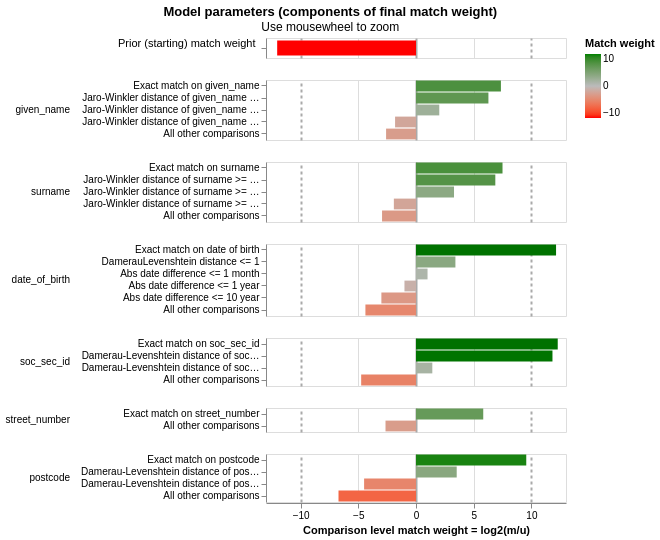

Notebook code cell kept with this figure:
### Code cell
linker_detailed.visualisations.match_weights_chart()

### Figure 1 — Vega-Lite specification as saved in the notebook (floating-point values rounded to 4 significant figures)
{"config": {"view": {"continuousWidth": 300, "continuousHeight": 300, "discreteHeight": 60, "discreteWidth": 400}, "header": {"title": null}, "mark": {"tooltip": null}, "title": {"anchor": "middle"}}, "vconcat": [{"mark": {"type": "bar", "clip": true, "height": 15}, "encoding": {"color": {"field": "log2_bayes_factor", "scale": {"domain": [-10, 0, 10], "interpolate": "lab", "range": ["red", "#bbbbbb", "green"]}, "title": "Match weight", "type": "quantitative"}, "tooltip": [{"field": "comparison_name", "title": "Comparison name", "type": "nominal"}, {"field": "probability_two_random_records_match", "format": ".4f", "title": "Probability two random records match", "type": "nominal"}, {"field": "log2_bayes_factor", "format": ",.4f", "title": "Equivalent match weight", "type": "quantitative"}, {"field": "bayes_factor_description", "title": "Match weight description", "type": "nominal"}], "x": {"axis": {"domain": false, "gridColor": {"condition": {"test": "abs(datum.value / 10)  <= 1 & datum.value % 10 === 0", "value": "#aaa"}, "value": "#ddd"}, "gridDash": {"condition": {"test": "abs(datum.value / 10) == 1", "value": [3]}, "value": null}, "gridWidth": {"condition": {"test": "abs(datum.value / 10)  <= 1 & datum.value % 10 === 0", "value": 2}, "value": 1}, "labels": false, "ticks": false, "title": ""}, "field": "log2_bayes_factor", "scale": {"domain": [-13, 13]}, "type": "quantitative"}, "y": {"axis": {"title": "Prior (starting) match weight", "titleAlign": "right", "titleAngle": 0, "titleFontWeight": "normal"}, "field": "label_for_charts", "sort": {"field": "comparison_vector_value", "order": "descending"}, "type": "nominal"}}, "height": 20, "transform": [{"filter": "(datum.comparison_name == 'probability_two_random_records_match')"}]}, {"mark": {"type": "bar", "clip": true}, "encoding": {"color": {"field": "log2_bayes_factor", "scale": {"domain": [-10, 0, 10], "interpolate": "lab", "range": ["red", "#bbbbbb", "green"]}, "title": "Match weight", "type": "quantitative"}, "row": {"field": "comparison_name", "header": {"labelAlign": "left", "labelAnchor": "middle", "labelAngle": 0}, "sort": {"field": "comparison_sort_order"}, "type": "nominal"}, "tooltip": [{"field": "comparison_name", "title": "Comparison name", "type": "nominal"}, {"field": "label_for_charts", "title": "Label", "type": "ordinal"}, {"field": "sql_condition", "title": "SQL condition", "type": "nominal"}, {"field": "m_probability", "format": ".10~g", "title": "M probability", "type": "quantitative"}, {"field": "u_probability", "format": ".10~g", "title": "U probability", "type": "quantitative"}, {"field": "bayes_factor", "format": ",.6f", "title": "Bayes factor = m/u", "type": "quantitative"}, {"field": "log2_bayes_factor", "format": ".4~g", "title": "Match weight = log2(m/u)", "type": "quantitative"}, {"field": "bayes_factor_description", "title": "Match weight description", "type": "nominal"}, {"field": "m_probability_description", "title": "m probability description", "type": "nominal"}, {"field": "u_probability_description", "title": "u probability description", "type": "nominal"}], "x": {"axis": {"gridColor": {"condition": {"test": "abs(datum.value / 10)  <= 1 & datum.value % 10 === 0", "value": "#aaa"}, "value": "#ddd"}, "gridDash": {"condition": {"test": "abs(datum.value / 10) == 1", "value": [3]}, "value": null}, "gridWidth": {"condition": {"test": "abs(datum.value / 10)  <= 1 & datum.value % 10 === 0", "value": 2}, "value": 1}, "title": "Comparison level match weight = log2(m/u)"}, "field": "log2_bayes_factor", "scale": {"domain": [-13, 13]}, "type": "quantitative"}, "y": {"axis": {"title": null}, "field": "label_for_charts", "sort": {"field": "comparison_vector_value", "order": "descending"}, "type": "nominal"}}, "height": {"step": 12}, "resolve": {"axis": {"y": "independent"}, "scale": {"y": "independent"}}, "transform": [{"filter": "(datum.comparison_name != 'probability_two_random_records_match')"}]}], "data": {"name": "data-fe41b0c6cc5f246b7d91ba3e5f559117"}, "params": [{"name": "mouse_zoom", "select": {"type": "interval", "encodings": ["x"]}, "bind": "scales", "views": []}], "resolve": {"axis": {"y": "independent"}, "scale": {"y": "independent"}}, "title": {"text": "Model parameters (components of final match weight)", "subtitle": "Use mousewheel to zoom"}, "$schema": "https://vega.github.io/schema/vega-lite/v5.9.3.json", "datasets": {"data-fe41b0c6cc5f246b7d91ba3e5f559117": [{"comparison_name": "probability_two_random_records_match", "sql_condition": null, "label_for_charts": "", "m_probability": null, "u_probability": null, "m_probability_description": null, "u_probability_description": null, "has_tf_adjustments": false, "tf_adjustment_column": null, "tf_adjustment_weight": null, "is_null_level": false, "bayes_factor": 0.000239, "log2_bayes_factor": -12.03, "comparison_vector_value": 0, "max_comparison_vector_value": 0, "bayes_factor_description": "The probability that two random records drawn at random match is 0.000 or one in  4,185.9 records.This is equivalent to a starting match weight of -12.031.", "probability_two_random_records_match": 0.0002389, "comparison_sort_order": -1}, {"comparison_name": "given_name", "sql_condition": "\"given_name_l\" = \"given_name_r\"", "label_for_charts": "Exact match on given_name", "m_probability": 0.6762, "u_probability": 0.004117, "m_probability_description": "Amongst matching record comparisons, 67.62% of records (i.e. one in 1.479) are in the exact match on given_name comparison level", "u_probability_description": "Amongst non-matching record comparisons, 0.4117% of records (i.e. one in 243) are in the exact match on given_name comparison level", "has_tf_adjustments": true, "tf_adjustment_column": "given_name", "tf_adjustment_weight": 1.0, "is_null_level": false, "bayes_factor": 164.2, "log2_bayes_factor": 7.36, "comparison_vector_value": 4, "max_comparison_vector_value": 4, "bayes_factor_description": "If comparison level is `exact match on given_name` then comparison is 164 times more likely to be a match", "probability_two_random_records_match": 0.0002389, "comparison_sort_order": 0}, {"comparison_name": "given_name", "sql_condition": "jaro_winkler_similarity(\"given_name_l\", \"given_name_r\") >= 0.92", "label_for_charts": "Jaro-Winkler distance of given_name >= 0.92", "m_probability": 0.1348, "u_probability": 0.001739, "m_probability_description": "Amongst matching record comparisons, 13.48% of records (i.e. one in 7.421) are in the jaro-winkler distance of given_name >= 0.92 comparison level", "u_probability_description": "Amongst non-matching record comparisons, 0.1739% of records (i.e. one in 575) are in the jaro-winkler distance of given_name >= 0.92 comparison level", "has_tf_adjustments": false, "tf_adjustment_column": null, "tf_adjustment_weight": 1.0, "is_null_level": false, "bayes_factor": 77.51, "log2_bayes_factor": 6.276, "comparison_vector_value": 3, "max_comparison_vector_value": 4, "bayes_factor_description": "If comparison level is `jaro-winkler distance of given_name >= 0.92` then comparison is 77.51 times more likely to be a match", "probability_two_random_records_match": 0.0002389, "comparison_sort_order": 0}, {"comparison_name": "given_name", "sql_condition": "jaro_winkler_similarity(\"given_name_l\", \"given_name_r\") >= 0.88", "label_for_charts": "Jaro-Winkler distance of given_name >= 0.88", "m_probability": 0.008668, "u_probability": 0.002141, "m_probability_description": "Amongst matching record comparisons, 0.8668% of records (i.e. one in 115) are in the jaro-winkler distance of given_name >= 0.88 comparison level", "u_probability_description": "Amongst non-matching record comparisons, 0.2141% of records (i.e. one in 467) are in the jaro-winkler distance of given_name >= 0.88 comparison level", "has_tf_adjustments": false, "tf_adjustment_column": null, "tf_adjustment_weight": 1.0, "is_null_level": false, "bayes_factor": 4.049, "log2_bayes_factor": 2.017, "comparison_vector_value": 2, "max_comparison_vector_value": 4, "bayes_factor_description": "If comparison level is `jaro-winkler distance of given_name >= 0.88` then comparison is 4.049 times more likely to be a match", "probability_two_random_records_match": 0.0002389, "comparison_sort_order": 0}, {"comparison_name": "given_name", "sql_condition": "jaro_winkler_similarity(\"given_name_l\", \"given_name_r\") >= 0.7", "label_for_charts": "Jaro-Winkler distance of given_name >= 0.7", "m_probability": 0.03822, "u_probability": 0.1344, "m_probability_description": "Amongst matching record comparisons, 3.822% of records (i.e. one in 26.17) are in the jaro-winkler distance of given_name >= 0.7 comparison level", "u_probability_description": "Amongst non-matching record comparisons, 13.44% of records (i.e. one in 7.443) are in the jaro-winkler distance of given_name >= 0.7 comparison level", "has_tf_adjustments": false, "tf_adjustment_column": null, "tf_adjustment_weight": 1.0, "is_null_level": false, "bayes_factor": 0.2844, "log2_bayes_factor": -1.814, "comparison_vector_value": 1, "max_comparison_vector_value": 4, "bayes_factor_description": "If comparison level is `jaro-winkler distance of given_name >= 0.7` then comparison is 3.516 times less likely to be a match", "probability_two_random_records_match": 0.0002389, "comparison_sort_order": 0}, {"comparison_name": "given_name", "sql_condition": "ELSE", "label_for_charts": "All other comparisons", "m_probability": 0.1422, "u_probability": 0.8576, "m_probability_description": "Amongst matching record comparisons, 14.22% of records (i.e. one in 7.033) are in the all other comparisons comparison level", "u_probability_description": "Amongst non-matching record comparisons, 85.76% of records (i.e. one in 1.166) are in the all other comparisons comparison level", "has_tf_adjustments": false, "tf_adjustment_column": null, "tf_adjustment_weight": 1.0, "is_null_level": false, "bayes_factor": 0.1658, "log2_bayes_factor": -2.593, "comparison_vector_value": 0, "max_comparison_vector_value": 4, "bayes_factor_description": "If comparison level is `all other comparisons` then comparison is 6.032 times less likely to be a match", "probability_two_random_records_match": 0.0002389, "comparison_sort_order": 0}, {"comparison_name": "surname", "sql_condition": "\"surname_l\" = \"surname_r\"", "label_for_charts": "Exact match on surname", "m_probability": 0.6722, "u_probability": 0.003719, "m_probability_description": "Amongst matching record comparisons, 67.22% of records (i.e. one in 1.488) are in the exact match on surname comparison level", "u_probability_description": "Amongst non-matching record comparisons, 0.3719% of records (i.e. one in 269) are in the exact match on surname comparison level", "has_tf_adjustments": true, "tf_adjustment_column": "surname", "tf_adjustment_weight": 1.0, "is_null_level": false, "bayes_factor": 180.8, "log2_bayes_factor": 7.498, "comparison_vector_value": 4, "max_comparison_vector_value": 4, "bayes_factor_description": "If comparison level is `exact match on surname` then comparison is 181 times more likely to be a match", "probability_two_random_records_match": 0.0002389, "comparison_sort_order": 1}, {"comparison_name": "surname", "sql_condition": "jaro_winkler_similarity(\"surname_l\", \"surname_r\") >= 0.92", "label_for_charts": "Jaro-Winkler distance of surname >= 0.92", "m_probability": 0.1818, "u_probability": 0.00155, "m_probability_description": "Amongst matching record comparisons, 18.18% of records (i.e. one in 5.499) are in the jaro-winkler distance of surname >= 0.92 comparison level", "u_probability_description": "Amongst non-matching record comparisons, 0.155% of records (i.e. one in 645) are in the jaro-winkler distance of surname >= 0.92 comparison level", "has_tf_adjustments": false, "tf_adjustment_column": null, "tf_adjustment_weight": 1.0, "is_null_level": false, "bayes_factor": 117.3, "log2_bayes_factor": 6.875, "comparison_vector_value": 3, "max_comparison_vector_value": 4, "bayes_factor_description": "If comparison level is `jaro-winkler distance of surname >= 0.92` then comparison is 117 times more likely to be a match", "probability_two_random_records_match": 0.0002389, "comparison_sort_order": 1}, {"comparison_name": "surname", "sql_condition": "jaro_winkler_similarity(\"surname_l\", \"surname_r\") >= 0.88", "label_for_charts": "Jaro-Winkler distance of surname >= 0.88", "m_probability": 0.006865, "u_probability": 0.0006998, "m_probability_description": "Amongst matching record comparisons, 0.6865% of records (i.e. one in 146) are in the jaro-winkler distance of surname >= 0.88 comparison level", "u_probability_description": "Amongst non-matching record comparisons, 0.06998% of records (i.e. one in 1,429) are in the jaro-winkler distance of surname >= 0.88 comparison level", "has_tf_adjustments": false, "tf_adjustment_column": null, "tf_adjustment_weight": 1.0, "is_null_level": false, "bayes_factor": 9.81, "log2_bayes_factor": 3.294, "comparison_vector_value": 2, "max_comparison_vector_value": 4, "bayes_factor_description": "If comparison level is `jaro-winkler distance of surname >= 0.88` then comparison is 9.81 times more likely to be a match", "probability_two_random_records_match": 0.0002389, "comparison_sort_order": 1}, {"comparison_name": "surname", "sql_condition": "jaro_winkler_similarity(\"surname_l\", \"surname_r\") >= 0.7", "label_for_charts": "Jaro-Winkler distance of surname >= 0.7", "m_probability": 0.01915, "u_probability": 0.07246, "m_probability_description": "Amongst matching record comparisons, 1.915% of records (i.e. one in 52.22) are in the jaro-winkler distance of surname >= 0.7 comparison level", "u_probability_description": "Amongst non-matching record comparisons, 7.246% of records (i.e. one in 13.8) are in the jaro-winkler distance of surname >= 0.7 comparison level", "has_tf_adjustments": false, "tf_adjustment_column": null, "tf_adjustment_weight": 1.0, "is_null_level": false, "bayes_factor": 0.2643, "log2_bayes_factor": -1.92, "comparison_vector_value": 1, "max_comparison_vector_value": 4, "bayes_factor_description": "If comparison level is `jaro-winkler distance of surname >= 0.7` then comparison is 3.784 times less likely to be a match", "probability_two_random_records_match": 0.0002389, "comparison_sort_order": 1}, {"comparison_name": "surname", "sql_condition": "ELSE", "label_for_charts": "All other comparisons", "m_probability": 0.1199, "u_probability": 0.9216, "m_probability_description": "Amongst matching record comparisons, 11.99% of records (i.e. one in 8.339) are in the all other comparisons comparison level", "u_probability_description": "Amongst non-matching record comparisons, 92.16% of records (i.e. one in 1.085) are in the all other comparisons comparison level", "has_tf_adjustments": false, "tf_adjustment_column": null, "tf_adjustment_weight": 1.0, "is_null_level": false, "bayes_factor": 0.1301, "log2_bayes_factor": -2.942, "comparison_vector_value": 0, "max_comparison_vector_value": 4, "bayes_factor_description": "If comparison level is `all other comparisons` then comparison is 7.685 times less likely to be a match", "probability_two_random_records_match": 0.0002389, "comparison_sort_order": 1}, {"comparison_name": "date_of_birth", "sql_condition": "\"date_of_birth_l\" = \"date_of_birth_r\"", "label_for_charts": "Exact match on date of birth", "m_probability": 0.9414, "u_probability": 0.0002088, "m_probability_description": "Amongst matching record comparisons, 94.14% of records (i.e. one in 1.062) are in the exact match on date of birth comparison level", "u_probability_description": "Amongst non-matching record comparisons, 0.02088% of records (i.e. one in 4,789) are in the exact match on date of birth comparison level", "has_tf_adjustments": false, "tf_adjustment_column": null, "tf_adjustment_weight": 1.0, "is_null_level": false, "bayes_factor": 4508.0, "log2_bayes_factor": 12.14, "comparison_vector_value": 5, "max_comparison_vector_value": 5, "bayes_factor_description": "If comparison level is `exact match on date of birth` then comparison is 4,508 times more likely to be a match", "probability_two_random_records_match": 0.0002389, "comparison_sort_order": 2}, {"comparison_name": "date_of_birth", "sql_condition": "damerau_levenshtein(\"date_of_birth_l\", \"date_of_birth_r\") <= 1", "label_for_charts": "DamerauLevenshtein distance <= 1", "m_probability": 0.01078, "u_probability": 0.001011, "m_probability_description": "Amongst matching record comparisons, 1.078% of records (i.e. one in 92.74) are in the dameraulevenshtein distance <= 1 comparison level", "u_probability_description": "Amongst non-matching record comparisons, 0.1011% of records (i.e. one in 989) are in the dameraulevenshtein distance <= 1 comparison level", "has_tf_adjustments": false, "tf_adjustment_column": null, "tf_adjustment_weight": 1.0, "is_null_level": false, "bayes_factor": 10.67, "log2_bayes_factor": 3.415, "comparison_vector_value": 4, "max_comparison_vector_value": 5, "bayes_factor_description": "If comparison level is `dameraulevenshtein distance <= 1` then comparison is 10.67 times more likely to be a match", "probability_two_random_records_match": 0.0002389, "comparison_sort_order": 2}, {"comparison_name": "date_of_birth", "sql_condition": "ABS(EPOCH(try_strptime(\"date_of_birth_l\", '%Y-%m-%d')) - EPOCH(try_strptime(\"date_of_birth_r\", '%Y-%m-%d'))) <= 2629800.0", "label_for_charts": "Abs date difference <= 1 month", "m_probability": 0.01, "u_probability": 0.005, "m_probability_description": "Amongst matching record comparisons, 1% of records (i.e. one in 100) are in the abs date difference <= 1 month comparison level", "u_probability_description": "Amongst non-matching record comparisons, 0.5% of records (i.e. one in 200) are in the abs date difference <= 1 month comparison level", "has_tf_adjustments": false, "tf_adjustment_column": null, "tf_adjustment_weight": 1.0, "is_null_level": false, "bayes_factor": 2.0, "log2_bayes_factor": 1.0, "comparison_vector_value": 3, "max_comparison_vector_value": 5, "bayes_factor_description": "If comparison level is `abs date difference <= 1 month` then comparison is 2 times more likely to be a match", "probability_two_random_records_match": 0.0002389, "comparison_sort_order": 2}, {"comparison_name": "date_of_birth", "sql_condition": "ABS(EPOCH(try_strptime(\"date_of_birth_l\", '%Y-%m-%d')) - EPOCH(try_strptime(\"date_of_birth_r\", '%Y-%m-%d'))) <= 31557600.0", "label_for_charts": "Abs date difference <= 1 year", "m_probability": 0.01, "u_probability": 0.02, "m_probability_description": "Amongst matching record comparisons, 1% of records (i.e. one in 100) are in the abs date difference <= 1 year comparison level", "u_probability_description": "Amongst non-matching record comparisons, 2% of records (i.e. one in 50) are in the abs date difference <= 1 year comparison level", "has_tf_adjustments": false, "tf_adjustment_column": null, "tf_adjustment_weight": 1.0, "is_null_level": false, "bayes_factor": 0.5, "log2_bayes_factor": -1.0, "comparison_vector_value": 2, "max_comparison_vector_value": 5, "bayes_factor_description": "If comparison level is `abs date difference <= 1 year` then comparison is 2 times less likely to be a match", "probability_two_random_records_match": 0.0002389, "comparison_sort_order": 2}, {"comparison_name": "date_of_birth", "sql_condition": "ABS(EPOCH(try_strptime(\"date_of_birth_l\", '%Y-%m-%d')) - EPOCH(try_strptime(\"date_of_birth_r\", '%Y-%m-%d'))) <= 315576000.0", "label_for_charts": "Abs date difference <= 10 year", "m_probability": 0.01, "u_probability": 0.08, "m_probability_description": "Amongst matching record comparisons, 1% of records (i.e. one in 100) are in the abs date difference <= 10 year comparison level", "u_probability_description": "Amongst non-matching record comparisons, 8% of records (i.e. one in 12.5) are in the abs date difference <= 10 year comparison level", "has_tf_adjustments": false, "tf_adjustment_column": null, "tf_adjustment_weight": 1.0, "is_null_level": false, "bayes_factor": 0.125, "log2_bayes_factor": -3.0, "comparison_vector_value": 1, "max_comparison_vector_value": 5, "bayes_factor_description": "If comparison level is `abs date difference <= 10 year` then comparison is 8 times less likely to be a match", "probability_two_random_records_match": 0.0002389, "comparison_sort_order": 2}, {"comparison_name": "date_of_birth", "sql_condition": "ELSE", "label_for_charts": "All other comparisons", "m_probability": 0.04784, "u_probability": 0.9988, "m_probability_description": "Amongst matching record comparisons, 4.784% of records (i.e. one in 20.9) are in the all other comparisons comparison level", "u_probability_description": "Amongst non-matching record comparisons, 99.88% of records (i.e. one in 1.001) are in the all other comparisons comparison level", "has_tf_adjustments": false, "tf_adjustment_column": null, "tf_adjustment_weight": 1.0, "is_null_level": false, "bayes_factor": 0.0479, "log2_bayes_factor": -4.384, "comparison_vector_value": 0, "max_comparison_vector_value": 5, "bayes_factor_description": "If comparison level is `all other comparisons` then comparison is 20.88 times less likely to be a match", "probability_two_random_records_match": 0.0002389, "comparison_sort_order": 2}, {"comparison_name": "soc_sec_id", "sql_condition": "\"soc_sec_id_l\" = \"soc_sec_id_r\"", "label_for_charts": "Exact match on soc_sec_id", "m_probability": 0.9118, "u_probability": 0.0001829, "m_probability_description": "Amongst matching record comparisons, 91.18% of records (i.e. one in 1.097) are in the exact match on soc_sec_id comparison level", "u_probability_description": "Amongst non-matching record comparisons, 0.01829% of records (i.e. one in 5,467) are in the exact match on soc_sec_id comparison level", "has_tf_adjustments": false, "tf_adjustment_column": null, "tf_adjustment_weight": 1.0, "is_null_level": false, "bayes_factor": 4985.0, "log2_bayes_factor": 12.28, "comparison_vector_value": 3, "max_comparison_vector_value": 3, "bayes_factor_description": "If comparison level is `exact match on soc_sec_id` then comparison is 4,985 times more likely to be a match", "probability_two_random_records_match": 0.0002389, "comparison_sort_order": 3}, {"comparison_name": "soc_sec_id", "sql_condition": "damerau_levenshtein(\"soc_sec_id_l\", \"soc_sec_id_r\") <= 1", "label_for_charts": "Damerau-Levenshtein distance of soc_sec_id <= 1", "m_probability": 0.05057, "u_probability": 1.392e-05, "m_probability_description": "Amongst matching record comparisons, 5.057% of records (i.e. one in 19.78) are in the damerau-levenshtein distance of soc_sec_id <= 1 comparison level", "u_probability_description": "Amongst non-matching record comparisons, 0.001392% of records (i.e. one in 71,858) are in the damerau-levenshtein distance of soc_sec_id <= 1 comparison level", "has_tf_adjustments": false, "tf_adjustment_column": null, "tf_adjustment_weight": 1.0, "is_null_level": false, "bayes_factor": 3634.0, "log2_bayes_factor": 11.83, "comparison_vector_value": 2, "max_comparison_vector_value": 3, "bayes_factor_description": "If comparison level is `damerau-levenshtein distance of soc_sec_id <= 1` then comparison is 3,634 times more likely to be a match", "probability_two_random_records_match": 0.0002389, "comparison_sort_order": 3}, {"comparison_name": "soc_sec_id", "sql_condition": "damerau_levenshtein(\"soc_sec_id_l\", \"soc_sec_id_r\") <= 2", "label_for_charts": "Damerau-Levenshtein distance of soc_sec_id <= 2", "m_probability": 0.0005671, "u_probability": 0.0002127, "m_probability_description": "Amongst matching record comparisons, 0.05671% of records (i.e. one in 1,763) are in the damerau-levenshtein distance of soc_sec_id <= 2 comparison level", "u_probability_description": "Amongst non-matching record comparisons, 0.02127% of records (i.e. one in 4,701) are in the damerau-levenshtein distance of soc_sec_id <= 2 comparison level", "has_tf_adjustments": false, "tf_adjustment_column": null, "tf_adjustment_weight": 1.0, "is_null_level": false, "bayes_factor": 2.666, "log2_bayes_factor": 1.415, "comparison_vector_value": 1, "max_comparison_vector_value": 3, "bayes_factor_description": "If comparison level is `damerau-levenshtein distance of soc_sec_id <= 2` then comparison is 2.666 times more likely to be a match", "probability_two_random_records_match": 0.0002389, "comparison_sort_order": 3}, {"comparison_name": "soc_sec_id", "sql_condition": "ELSE", "label_for_charts": "All other comparisons", "m_probability": 0.0371, "u_probability": 0.9996, "m_probability_description": "Amongst matching record comparisons, 3.71% of records (i.e. one in 26.95) are in the all other comparisons comparison level", "u_probability_description": "Amongst non-matching record comparisons, 99.96% of records (i.e. one in 1) are in the all other comparisons comparison level", "has_tf_adjustments": false, "tf_adjustment_column": null, "tf_adjustment_weight": 1.0, "is_null_level": false, "bayes_factor": 0.03712, "log2_bayes_factor": -4.752, "comparison_vector_value": 0, "max_comparison_vector_value": 3, "bayes_factor_description": "If comparison level is `all other comparisons` then comparison is 26.94 times less likely to be a match", "probability_two_random_records_match": 0.0002389, "comparison_sort_order": 3}, {"comparison_name": "street_number", "sql_condition": "\"street_number_l\" = \"street_number_r\"", "label_for_charts": "Exact match on street_number", "m_probability": 0.8422, "u_probability": 0.01483, "m_probability_description": "Amongst matching record comparisons, 84.22% of records (i.e. one in 1.187) are in the exact match on street_number comparison level", "u_probability_description": "Amongst non-matching record comparisons, 1.483% of records (i.e. one in 67.44) are in the exact match on street_number comparison level", "has_tf_adjustments": true, "tf_adjustment_column": "street_number", "tf_adjustment_weight": 1.0, "is_null_level": false, "bayes_factor": 56.8, "log2_bayes_factor": 5.828, "comparison_vector_value": 1, "max_comparison_vector_value": 1, "bayes_factor_description": "If comparison level is `exact match on street_number` then comparison is 56.8 times more likely to be a match", "probability_two_random_records_match": 0.0002389, "comparison_sort_order": 4}, {"comparison_name": "street_number", "sql_condition": "ELSE", "label_for_charts": "All other comparisons", "m_probability": 0.1578, "u_probability": 0.9852, "m_probability_description": "Amongst matching record comparisons, 15.78% of records (i.e. one in 6.339) are in the all other comparisons comparison level", "u_probability_description": "Amongst non-matching record comparisons, 98.52% of records (i.e. one in 1.015) are in the all other comparisons comparison level", "has_tf_adjustments": false, "tf_adjustment_column": null, "tf_adjustment_weight": 1.0, "is_null_level": false, "bayes_factor": 0.1601, "log2_bayes_factor": -2.643, "comparison_vector_value": 0, "max_comparison_vector_value": 1, "bayes_factor_description": "If comparison level is `all other comparisons` then comparison is 6.245 times less likely to be a match", "probability_two_random_records_match": 0.0002389, "comparison_sort_order": 4}, {"comparison_name": "postcode", "sql_condition": "\"postcode_l\" = \"postcode_r\"", "label_for_charts": "Exact match on postcode", "m_probability": 0.8417, "u_probability": 0.001118, "m_probability_description": "Amongst matching record comparisons, 84.17% of records (i.e. one in 1.188) are in the exact match on postcode comparison level", "u_probability_description": "Amongst non-matching record comparisons, 0.1118% of records (i.e. one in 894) are in the exact match on postcode comparison level", "has_tf_adjustments": true, "tf_adjustment_column": "postcode", "tf_adjustment_weight": 1.0, "is_null_level": false, "bayes_factor": 752.7, "log2_bayes_factor": 9.556, "comparison_vector_value": 3, "max_comparison_vector_value": 3, "bayes_factor_description": "If comparison level is `exact match on postcode` then comparison is 753 times more likely to be a match", "probability_two_random_records_match": 0.0002389, "comparison_sort_order": 5}, {"comparison_name": "postcode", "sql_condition": "damerau_levenshtein(\"postcode_l\", \"postcode_r\") <= 1", "label_for_charts": "Damerau-Levenshtein distance of postcode <= 1", "m_probability": 0.145, "u_probability": 0.01258, "m_probability_description": "Amongst matching record comparisons, 14.5% of records (i.e. one in 6.894) are in the damerau-levenshtein distance of postcode <= 1 comparison level", "u_probability_description": "Amongst non-matching record comparisons, 1.258% of records (i.e. one in 79.5) are in the damerau-levenshtein distance of postcode <= 1 comparison level", "has_tf_adjustments": false, "tf_adjustment_column": null, "tf_adjustment_weight": 1.0, "is_null_level": false, "bayes_factor": 11.53, "log2_bayes_factor": 3.527, "comparison_vector_value": 2, "max_comparison_vector_value": 3, "bayes_factor_description": "If comparison level is `damerau-levenshtein distance of postcode <= 1` then comparison is 11.53 times more likely to be a match", "probability_two_random_records_match": 0.0002389, "comparison_sort_order": 5}, {"comparison_name": "postcode", "sql_condition": "damerau_levenshtein(\"postcode_l\", \"postcode_r\") <= 2", "label_for_charts": "Damerau-Levenshtein distance of postcode <= 2", "m_probability": 0.004941, "u_probability": 0.1116, "m_probability_description": "Amongst matching record comparisons, 0.4941% of records (i.e. one in 202) are in the damerau-levenshtein distance of postcode <= 2 comparison level", "u_probability_description": "Amongst non-matching record comparisons, 11.16% of records (i.e. one in 8.963) are in the damerau-levenshtein distance of postcode <= 2 comparison level", "has_tf_adjustments": false, "tf_adjustment_column": null, "tf_adjustment_weight": 1.0, "is_null_level": false, "bayes_factor": 0.04428, "log2_bayes_factor": -4.497, "comparison_vector_value": 1, "max_comparison_vector_value": 3, "bayes_factor_description": "If comparison level is `damerau-levenshtein distance of postcode <= 2` then comparison is 22.58 times less likely to be a match", "probability_two_random_records_match": 0.0002389, "comparison_sort_order": 5}, {"comparison_name": "postcode", "sql_condition": "ELSE", "label_for_charts": "All other comparisons", "m_probability": 0.008321, "u_probability": 0.8747, "m_probability_description": "Amongst matching record comparisons, 0.8321% of records (i.e. one in 120) are in the all other comparisons comparison level", "u_probability_description": "Amongst non-matching record comparisons, 87.47% of records (i.e. one in 1.143) are in the all other comparisons comparison level", "has_tf_adjustments": false, "tf_adjustment_column": null, "tf_adjustment_weight": 1.0, "is_null_level": false, "bayes_factor": 0.009513, "log2_bayes_factor": -6.716, "comparison_vector_value": 0, "max_comparison_vector_value": 3, "bayes_factor_description": "If comparison level is `all other comparisons` then comparison is 105 times less likely to be a match", "probability_two_random_records_match": 0.0002389, "comparison_sort_order": 5}]}}
